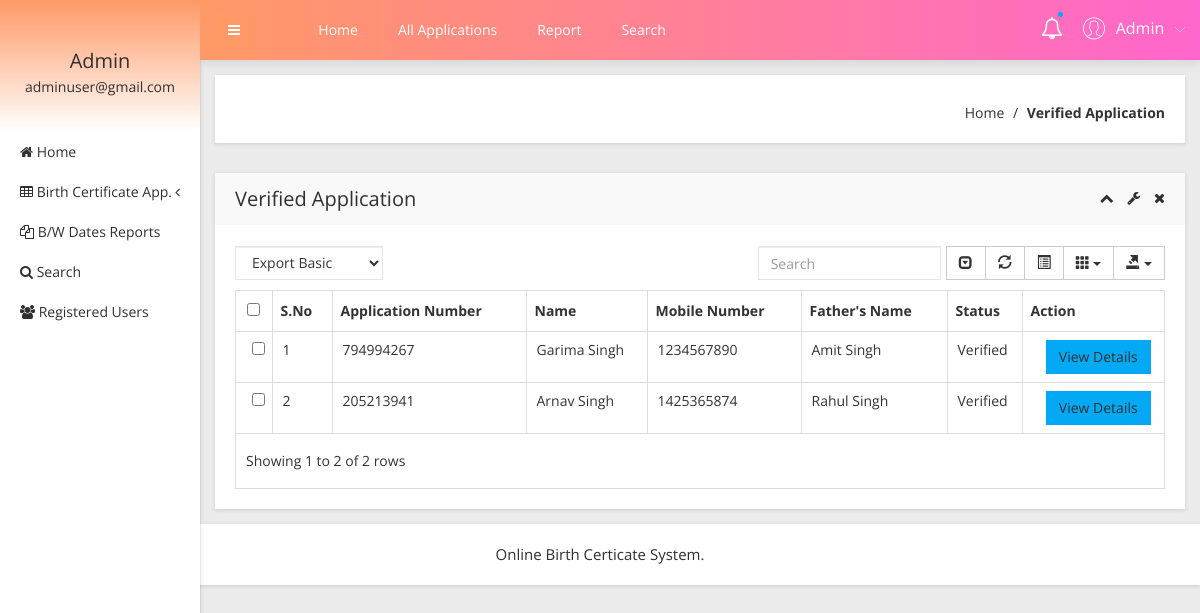
Page /obcs/admin/verified-application.php (signed in) on the committed database.
### tables this page shows
CREATE TABLE `tblapplication` (
  `ID` int(10) NOT NULL,
  `UserID` int(5) NOT NULL,
  `ApplicationID` varchar(200) DEFAULT NULL,
  `DateofBirth` varchar(200) DEFAULT NULL,
  `Gender` varchar(50) DEFAULT NULL,
  `FullName` varchar(200) DEFAULT NULL,
  `PlaceofBirth` varchar(200) DEFAULT NULL,
  `NameofFather` varchar(200) DEFAULT NULL,
  `NameOfMother` varchar(120) DEFAULT NULL,
  `PermanentAdd` mediumtext DEFAULT NULL,
  `PostalAdd` mediumtext DEFAULT NULL,
  `MobileNumber` bigint(10) DEFAULT NULL,
  `Email` varchar(200) DEFAULT NULL,
  `Dateofapply` timestamp NULL DEFAULT current_timestamp(),
  `Remark` varchar(200) DEFAULT NULL,
  `Status` varchar(50) DEFAULT NULL,
  `UpdationDate` timestamp NULL DEFAULT NULL ON UPDATE current_timestamp()
);

### obcs/admin/verified-application.php (the view, shortened to what this page needs)
<?php
include('includes/dbconnection.php');
if (strlen($_SESSION['obcsaid']==0)) {
  header('location:logout.php');
  } else{
  ?>
<!doctype html>
<html class="no-js" lang="en">
<head>
    <link rel="stylesheet" href="css/bootstrap.min.css">
    <link rel="stylesheet" href="css/font-awesome.min.css">
    <link rel="stylesheet" href="css/adminpro-custon-icon.css">
    <link rel="stylesheet" href="css/meanmenu.min.css">
    <link rel="stylesheet" href="css/jquery.mCustomScrollbar.min.css">
    <link rel="stylesheet" href="css/animate.css">
    <link rel="stylesheet" href="css/data-table/bootstrap-table.css">
    <link rel="stylesheet" href="css/data-table/bootstrap-editable.css">
    <link rel="stylesheet" href="css/normalize.css">
    <link rel="stylesheet" href="css/c3.min.css">
    <link rel="stylesheet" href="style.css">
    <link rel="stylesheet" href="css/responsive.css">
</head>
<body class="materialdesign">
    <div class="wrapper-pro">
      <?php include_once('includes/sidebar.php');?>
        <?php include_once('includes/header.php');?>
            <div class="breadcome-area mg-b-30 small-dn">
                <div class="container-fluid">
                    <div class="row">
                        <div class="col-lg-12">
                            <div class="breadcome-list shadow-reset">
                                <div class="row">
                                    <div class="col-lg-12">
                                        <ul class="breadcome-menu">
                                            <li><a href="dashboard.php">Home</a> <span class="bread-slash">/</span>
                                            </li>
                                            <li><span class="bread-blod">Verified Application</span>
                                            </li>
                                        </ul>
                                    </div>
                                </div>
                            </div>
                        </div>
                    </div>
                </div>
            </div>
            <div class="data-table-area mg-b-15">
                <div class="container-fluid">
                    <div class="row">
                        <div class="col-lg-12">
                            <div class="sparkline13-list shadow-reset">
                                <div class="sparkline13-hd">
                                    <div class="main-sparkline13-hd">
                                        <h1>Verified Application</h1>
                                        <div class="sparkline13-outline-icon">
                                            <span class="sparkline13-collapse-link"><i class="fa fa-chevron-up"></i></span>
                                            <span><i class="fa fa-wrench"></i></span>
                                            <span class="sparkline13-collapse-close"><i class="fa fa-times"></i></span>
                                        </div>
                                    </div>
                                </div>
                                <div class="sparkline13-graph">
                                    <div class="datatable-dashv1-list custom-datatable-overright">
                                        <div id="toolbar">
                                            <select class="form-control">
                                                <option value="">Export Basic</option>
                                            </select>
                                        </div>
                                        <table id="table" data-toggle="table" data-pagination="true" data-search="true" data-show-columns="true" data-show-pagination-switch="true" data-show-refresh="true" data-key-events="true" data-show-toggle="true" data-resizable="true" data-cookie="true" data-cookie-id-table="saveId" data-show-export="true" data-click-to-select="true" data-toolbar="#toolbar">
                                            <thead>
                                                <tr>
                                                    <th>S.No</th>
                                                    <th>Application Number</th>
                                                    <th>Name</th>
                                                    <th >Mobile Number</th>
                                                    <th>Father's Name</th>
                                                    <th>Status</th>
                                                    <th data-field="action">Action</th>
                                                </tr>
                                            </thead>
                                            <tbody>
                                              <?php
$sql="SELECT * from tblapplication where Status='Verified'";
$query = $dbh -> prepare($sql);
$query->execute();
$results=$query->fetchAll(PDO::FETCH_OBJ);
$cnt=1;
if($query->rowCount() > 0)
{
foreach($results as $row)
{               ?>
                                                <tr>
                                                    <td><?php echo htmlentities($cnt);?></td>
                                                    <td><?php  echo htmlentities($row->ApplicationID);?></td>
                                                    <td><?php  echo htmlentities($row->FullName);?></td>
                                                   <td><?php  echo htmlentities($row->MobileNumber);?></td>
                                                    <td><?php  echo htmlentities($row->NameofFather);?></td>
                                                  <?php if($row->Status==""){ ?>
                     <td><?php echo "Still Pending"; ?></td>
<?php } else { ?>                  <td><?php  echo htmlentities($row->Status);?>
                  </td>
                  <?php } ?>
                                                    <td class="datatable-ct"><a href="view-application-detail.php?viewid=<?php echo htmlentities ($row->ID);?>" class='btn btn-primary'>View Details</a>
                                                    </td>
                                                </tr>
                                             <?php $cnt=$cnt+1;}} ?>
                                            </tbody>
                                        </table>
                                    </div>
                                </div>
                            </div>
                        </div>
                    </div>
                </div>
            </div>
        </div>
    </div>
  <?php include_once('includes/footer.php');?>
</body>
</html><?php }  ?>

### obcs/admin/includes/sidebar.php (shortened to what this page needs)
     <?php
include('includes/dbconnection.php');
if (strlen($_SESSION['obcsaid']==0)) {
  header('location:logout.php');
  } else{
  ?>
  <div class="left-sidebar-pro">
            <nav id="sidebar">
                <div class="sidebar-header">
                    <?php
$aid=$_SESSION['obcsaid'];
$sql="SELECT AdminName,Email from  tbladmin where ID=:aid";
$query = $dbh -> prepare($sql);
$query->bindParam(':aid',$aid,PDO::PARAM_STR);
$query->execute();
$results=$query->fetchAll(PDO::FETCH_OBJ);
$cnt=1;
if($query->rowCount() > 0)
{
foreach($results as $row)
{               ?>
                    <h3> <?php  echo $row->AdminName;?></h3>
                    <p> <?php  echo $row->Email;?></p>
                  <?php $cnt=$cnt+1;}} ?>
                </div>
                <div class="left-custom-menu-adp-wrap">
                    <ul class="nav navbar-nav left-sidebar-menu-pro">
                        <li class="nav-item">
                            <a href="dashboard.php" role="button" aria-expanded="false"><i class="fa big-icon fa-home"></i> <span class="mini-dn">Home</span> </a>
                        </li>
                        <li class="nav-item"><a href="#" data-toggle="dropdown" role="button" aria-expanded="false" class="nav-link dropdown-toggle"><i class="fa big-icon fa-table"></i> <span class="mini-dn">Birth Certificate App.</span> <span class="indicator-right-menu mini-dn"><i class="fa indicator-mn fa-angle-left"></i></span></a>
                        </li>
                        <li class="nav-item">
                            <a href="between-dates-report.php" role="button" aria-expanded="false"><i class="fa big-icon fa-files-o"></i> <span class="mini-dn">B/W Dates Reports</span> </a>
                        </li>
                        <li class="nav-item">
                            <a href="search.php" role="button" aria-expanded="false"><i class="fa fa-search"></i> <span class="mini-dn">Search</span> </a>
                        </li>
                             <li class="nav-item">
                            <a href="  registered-users.php" role="button" aria-expanded="false"><i class="fa fa-users"></i> <span class="mini-dn">Registered Users</span> </a>
                        </li>
                    </ul>
                </div>
            </nav>
        </div>
        <?php }  ?>

### obcs/admin/includes/header.php (shortened to what this page needs)
      <?php
include('includes/dbconnection.php');
if (strlen($_SESSION['obcsaid']==0)) {
  header('location:logout.php');
  } else{
  ?>
 <div class="content-inner-all">
            <div class="header-top-area">
                <div class="fixed-header-top">
                    <div class="container-fluid">
                        <div class="row">
                            <div class="col-lg-1 col-md-6 col-sm-6 col-xs-12">
                                <button type="button" id="sidebarCollapse" class="btn bar-button-pro header-drl-controller-btn btn-info navbar-btn">
                                    <i class="fa fa-bars"></i>
                                </button>
                            </div>
                            <div class="col-lg-6 col-md-1 col-sm-1 col-xs-12">
                                <div class="header-top-menu tabl-d-n">
                                    <ul class="nav navbar-nav mai-top-nav">
                                        <li class="nav-item"><a href="dashboard.php" class="nav-link">Home</a>
                                        </li>
                                        <li class="nav-item"><a href="all-applications.php" class="nav-link">All Applications</a>
                                        </li>
                                        <li class="nav-item"><a href="between-dates-report.php" class="nav-link">Report</a>
                                        </li>
                                        <li class="nav-item"><a href="search.php" class="nav-link">Search</a>
                                        </li>
                                    </ul>
                                </div>
                            </div>
                            <div class="col-lg-5 col-md-5 col-sm-6 col-xs-12">
                                <div class="header-right-info">
                                    <ul class="nav navbar-nav mai-top-nav header-right-menu">
                                        <li class="nav-item"><a href="new-birth-application.php" data-toggle="dropdown" role="button" aria-expanded="false" class="nav-link dropdown-toggle"><i class="fa fa-bell-o" aria-hidden="true"></i><span class="indicator-nt"></span></a>
                                        </li>
                                        <li class="nav-item">
                                            <a href="#" data-toggle="dropdown" role="button" aria-expanded="false" class="nav-link dropdown-toggle">
                                                <?php
$aid=$_SESSION['obcsaid'];
$sql="SELECT AdminName,Email from  tbladmin where ID=:aid";
$query = $dbh -> prepare($sql);
$query->bindParam(':aid',$aid,PDO::PARAM_STR);
$query->execute();
$results=$query->fetchAll(PDO::FETCH_OBJ);
$cnt=1;
if($query->rowCount() > 0)
{
foreach($results as $row)
{               ?>
                                                <span class="adminpro-icon adminpro-user-rounded header-riht-inf"></span>
                                                <span class="admin-name"><?php  echo $row->AdminName;?></span>
                                                <span class="author-project-icon adminpro-icon adminpro-down-arrow"></span><?php $cnt=$cnt+1;}} ?>
                                            </a>
                                        </li>
                                    </ul>
                                </div>
                            </div>
                        </div>
                    </div>
                </div>
            </div><?php }  ?>

### rows in the picture
tblapplication: ApplicationID "794994267", FullName "Garima Singh", MobileNumber "1234567890", NameofFather "Amit Singh", Status "Verified"
tblapplication: ApplicationID "205213941", FullName "Arnav Singh", MobileNumber "1425365874", NameofFather "Rahul Singh", Status "Verified"

### other values in the picture
$row->AdminName "Admin"
$row->Email "adminuser@gmail.com"
